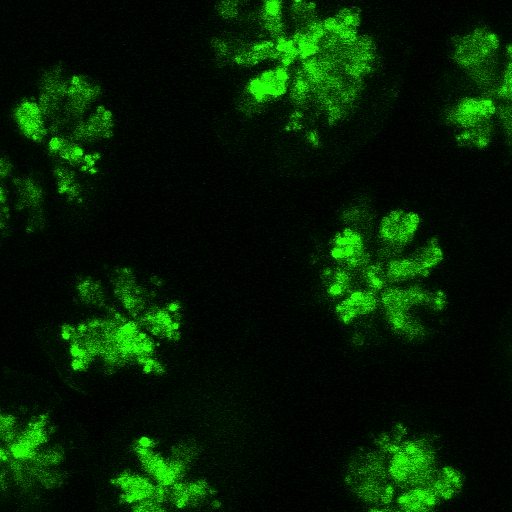
#> input picture ImageProcessing/tests/img/test_all_green.tiff, 512 x 512 px
$ python segment.py ../tests/img/test_all_green.tiff ../tests/img 1.0   (older library calls are emulated)
#> lines starting #> are read from the running program, lines starting #| are printed output that depends on the picture; after the words box and inside, x2 and y2 are one past the last pixel; in counts of white or black regions, pixels touching at a corner belong together
#> further down, img is the input picture: shape (512, 512, 3); mean B, G, R 0.4, 32.2, 3.5
### ImageProcessing/src/utils.py
# Utility functions for image analysis

import numpy as np
import os
import re
import shutil


# Return a list of all image file paths in a given directory
# [9 lines left out: function all_images_in_dir, not called in this run]


def create_or_wipe_dir(dir_path):
    """
        Create or wipe existing directory

        :param dir_path: Path of directory to create
        :return: None
    """
    if not os.path.exists(dir_path):
        os.makedirs(dir_path)
    else:
        shutil.rmtree(dir_path)
        os.makedirs(dir_path)


# [15 lines left out: function print_scores, not called in this run]

### ImageProcessing/src/segment.py
"""
Locate individual cells in image of many cellas
"""
# Segment cells only, don't analyse
import numpy as np
import cv2
import sys
import ImageProcessing.src.utils as utils
import os

BR_DEF = 21
NT_MIN = 14
MIN_AREA = 2500
MAX_AREA = 3600
WHITE = (255, 255, 255)


def segment_region(img, out_path, cnt, dist_per_pixel):
    """
    Find regions containing cells in the image

    :param img: Image object
    :param dist_per_pixel: How big wide each pixel is
    :return: List of regions
    """
#> called with out_path = '../tests/img/', cnt = 0, dist_per_pixel = 1
    area_per_pixel = dist_per_pixel * dist_per_pixel
    img_h, img_w = img.shape[:2]
#> img_h = 512; img_w = 512
    green = img[:, :, 1]
    blurred = cv2.GaussianBlur(green, (BR_DEF, BR_DEF), 0)
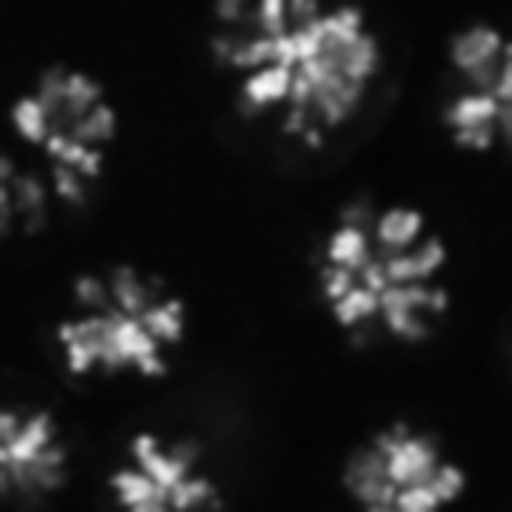
#> blurred: shape (512, 512); min 3, max 250, mean 32.2
    # Apply a threshold to remove background noise
    _, remaining = cv2.threshold(blurred, NT_MIN, 0, cv2.THRESH_TOZERO)

    contours = []
    noise_thresh = NT_MIN
    while np.any(remaining):
        # DEBUGGING
        # cv2.imwrite('img/remaining.png', remaining)
        # END
        _, remaining = cv2.threshold(remaining, noise_thresh,
                                     0, cv2.THRESH_TOZERO)
        _, prepared = cv2.threshold(remaining, noise_thresh, 255,
                                    cv2.THRESH_BINARY)
        _, remaining_contours, _ = cv2.findContours(prepared, cv2.RETR_EXTERNAL,
                                                    cv2.CHAIN_APPROX_SIMPLE)
        too_small = []
        for contour in remaining_contours:
            # # DEBUGGING CODE ONLY - VERY SLOW
            # cpy = img.copy()
            # cv2.drawContours(cpy, [contour], -1, WHITE)
            # cv2.imwrite('img/cntr.png', cpy)

            # Determine smallest rectangle that surrounds contour
            x, y, w, h = cv2.boundingRect(contour)

            # Ignore cells touching edges
            if x == 0 or y == 0 or x + w == img_w or y + h == img_h:
                cv2.drawContours(remaining, [contour], 0, 0)
                cv2.fillPoly(remaining, [contour], 0)
                # when dealing with images containing only one cell,
                # the cell might touch the edge
                continue

            area = w * h * area_per_pixel
            if int(1.4 * MAX_AREA) <= area:
                continue
            elif int(0.1 * MIN_AREA) <= area:
                cv2.drawContours(remaining, [contour], 0, 0)
                cv2.fillPoly(remaining, [contour], 0)
                if area <= int(0.6 * MIN_AREA):
                    too_small.append(contour)
                else:
                    contours.append(contour)
            else:
                cv2.drawContours(remaining, [contour], 0, 0)
                cv2.fillPoly(remaining, [contour], 0)

        contours += merge_contours(too_small, area_per_pixel)
        noise_thresh += 6
#> this loop made 17 passes
#> noise_thresh on passes 1, 2, 3, 4, 5, 6, 7, 8, 9, 10, 11, 13: 20, 26, 32, 38, 44, 50, 56, 62, 68, 74, 80, 92
#> noise_thresh on passes 12, 14: 86, 98
#> pass 1, in segment_region, `_, prepared = cv2.threshold(remaining, noise_thresh, 255, cv2.THRESH_B..`:
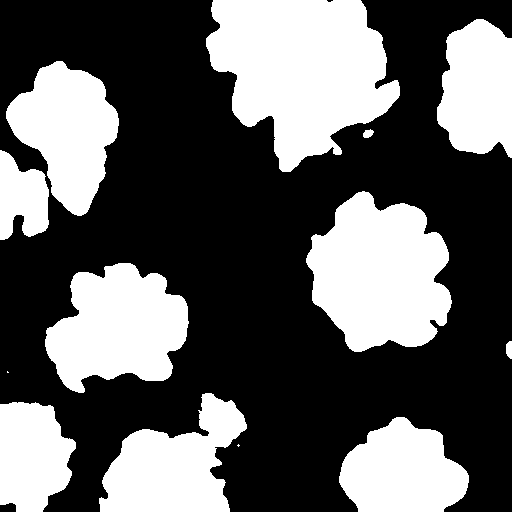
#> prepared: shape (512, 512); 37.9% white; 13 white regions (2 under 20 px), largest, box (x1, y1, x2, y2) and area: (206, 0, 400, 172) 22095, (306, 191, 452, 352) 16680, (45, 263, 189, 393) 12745
#> after the loop:
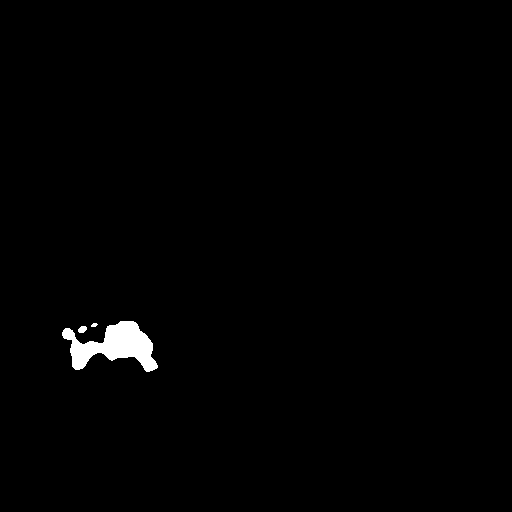
#> prepared: shape (512, 512); 0.97% white; 3 white regions, box (x1, y1, x2, y2) and area: (62, 321, 158, 372) 2485, (78, 326, 87, 333) 49, (91, 323, 98, 327) 21
#> after the loop: remaining: shape (512, 512); every value is 0
#> after the loop, noise_thresh = 116

    # Output the contours found
    for contour in contours:

        x, y, w, h = cv2.boundingRect(contour)
        crypt = img[y: y + h, x: x + w].copy()

        red_part = crypt[:, :, 2]
        grn_chnl = crypt[:, :, 1]
        centre_y = h // 2
        centre_x = w // 2
        grn_cntr = grn_chnl[centre_y - centre_y // 2: centre_y + centre_y // 2,
                            centre_x - centre_x // 2: centre_x + centre_x // 2]

        _, red_nse_rmvd = cv2.threshold(red_part, 40, 255,
                                        cv2.THRESH_TOZERO)
        _, grn_nse_rmvd = cv2.threshold(grn_cntr, 20, 255,
                                        cv2.THRESH_TOZERO)
        # Red must account for > 2% of area to be considered significant

        if cv2.countNonZero(red_nse_rmvd) > (w * h) / 20 and \
                cv2.countNonZero(grn_nse_rmvd) > (w * h) / 16:

            SCORING_AREA = 0.2
            x_to_score = max(0, int(x - SCORING_AREA * w))
            y_to_score = max(0, int(y - SCORING_AREA * h))
            w_to_score = min(img_w - x_to_score,
                             int(w * (1 + 2 * SCORING_AREA)))
            h_to_score = min(img_h - y_to_score,
                             int(h * (1 + 2 * SCORING_AREA)))

            # Extract area we want our scorer to see
            cell_to_score = img[y_to_score: y_to_score + h_to_score,
                                x_to_score: x_to_score + w_to_score].copy()
            scoring_mask = np.zeros_like(cell_to_score)
            half_w = w_to_score // 2
            half_h = h_to_score // 2
            ellipse = cv2.ellipse2Poly((half_w, half_h), (half_w, half_h),
                                       0, 0, 360, 10)
            cv2.fillPoly(scoring_mask, [ellipse], WHITE)
            cell_to_score = cv2.bitwise_and(cell_to_score, scoring_mask)
            cv2.imwrite(out_path + str(cnt) + '.png', cell_to_score)

            cnt += 1
#> this loop made 6 passes
#> (x, y, w, h, centre_y, centre_x) on passes 1 to 6: (378, 210, 43, 40, 20, 21), (46, 133, 54, 42, 21, 27), (387, 245, 55, 35, 17, 27), (381, 290, 43, 39, 19, 21), (328, 267, 57, 55, 27, 28), (62, 321, 96, 51, 25, 48)
#> pass 1, in segment_region, `red_part = crypt[:, :, 2]`:
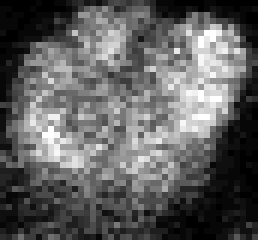
#> red_part: shape (40, 43) (shown 6 times larger); min 0, max 34, mean 12.7; drawn with min black and max white
#> pass 1, in segment_region, `grn_cntr = grn_chnl[centre_y - centre_y // 2: centre_y + centre_y // 2..`:
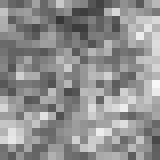
#> grn_cntr: shape (20, 20) (shown 8 times larger); min 55, max 248, mean 143.6
#> after the loop:
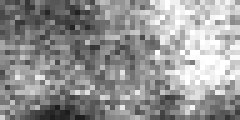
#> grn_cntr: shape (24, 48) (shown 5 times larger); min 29, max 255, mean 147.7
#> after the loop:
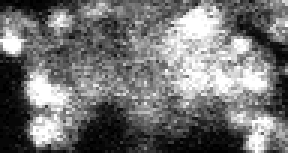
#> red_part: shape (51, 96) (shown 3 times larger); min 0, max 34, mean 15.5; drawn with min black and max white
#> after the loop, cnt = 0
    return cnt


def merge_contours(too_small, area_per_pixel):
    """
    Merge contours that are close to each other

    :param too_small: List of candidate contours to be merged
    :param area_per_pixel: Area per pixel in the image
    :return: Merged contours
    """
    if len(too_small) < 2:
        return []
    centroids = []
    merged = []
    # Get centroids to compare distance
    for contour in too_small:
        moments = cv2.moments(contour)
        cx = int(moments['m10'] / moments['m00'])
        cy = int(moments['m01'] / moments['m00'])
        centroids.append([cx, cy])
    # Create array of flags to check if a contour has been merged with another
    already_merged = np.zeros(len(too_small), np.uint32)
    for i, centroid in enumerate(centroids[:-1]):
        if already_merged[i]:
            continue
        sq_dists = []
        # Get square distances to this contour for subsequent unmerged contours
        for j, centroid2 in enumerate(centroids[i + 1:]):
            if already_merged[i + j] != 0:
                continue
            sq_dist = (centroid[0] - centroid2[0]) * \
                      (centroid[0] - centroid2[0]) + \
                      (centroid[1] - centroid2[1]) * \
                      (centroid[1] - centroid2[1])
            sq_dists.append(sq_dist)
        # unmerged is a list of subsequent unmerged contours
        unmerged = [y for x, y in
                    zip(already_merged[i + 1:], too_small[i + 1:]) if x == 0]
        # closest_contours is a list of contours by distance from this one
        zipped = [x for x in zip(sq_dists, unmerged)]
        zipped.sort(key=lambda x: x[0])
        closest_contours = [x for _, x in zipped]
        contour = too_small[i]
        for j, contour2 in enumerate(closest_contours):
            new_contour = np.concatenate((contour, contour2))
            _, _, w, h = cv2.boundingRect(new_contour)
            area = w * h * area_per_pixel
            if area > 1.2 * MIN_AREA:
                break
            contour = new_contour
            already_merged[index_of_array(too_small, contour2)] = 1
        # Check area of completed contour. If it's still too small, ignore it
        _, _, w, h = cv2.boundingRect(contour)
        area = w * h * area_per_pixel
        if area >= 0.6 * MIN_AREA:
            merged.append(contour)

    return merged


def index_of_array(lst, target_arr):
    """
    Find the location of a list in another list

    :param lst: List containing sublists
    :param target_arr: List to locate
    :return: Index of target_arr in lst
    """
    for i, arr in enumerate(lst):
        if np.array_equal(arr, target_arr):
            return i
    raise ValueError


if __name__ == "__main__":
    if len(sys.argv) < 4:
        print("Required arguments: path_to_img cell_dir distance_per_pixel",
              file=sys.stderr)
        exit(1)

    img = cv2.imread(sys.argv[1])
    if img is None:
        print("Image %s could not be read" % sys.argv[1],
              file=sys.stderr)
        exit(1)

    cell_dir = sys.argv[2]
    if not cell_dir[-1] == os.sep:
        cell_dir += os.sep
    utils.create_or_wipe_dir(cell_dir)

    dist_per_pixel = float(sys.argv[3])

    segment_region(img, cell_dir, 0, dist_per_pixel)
    print("Done segmenting")
